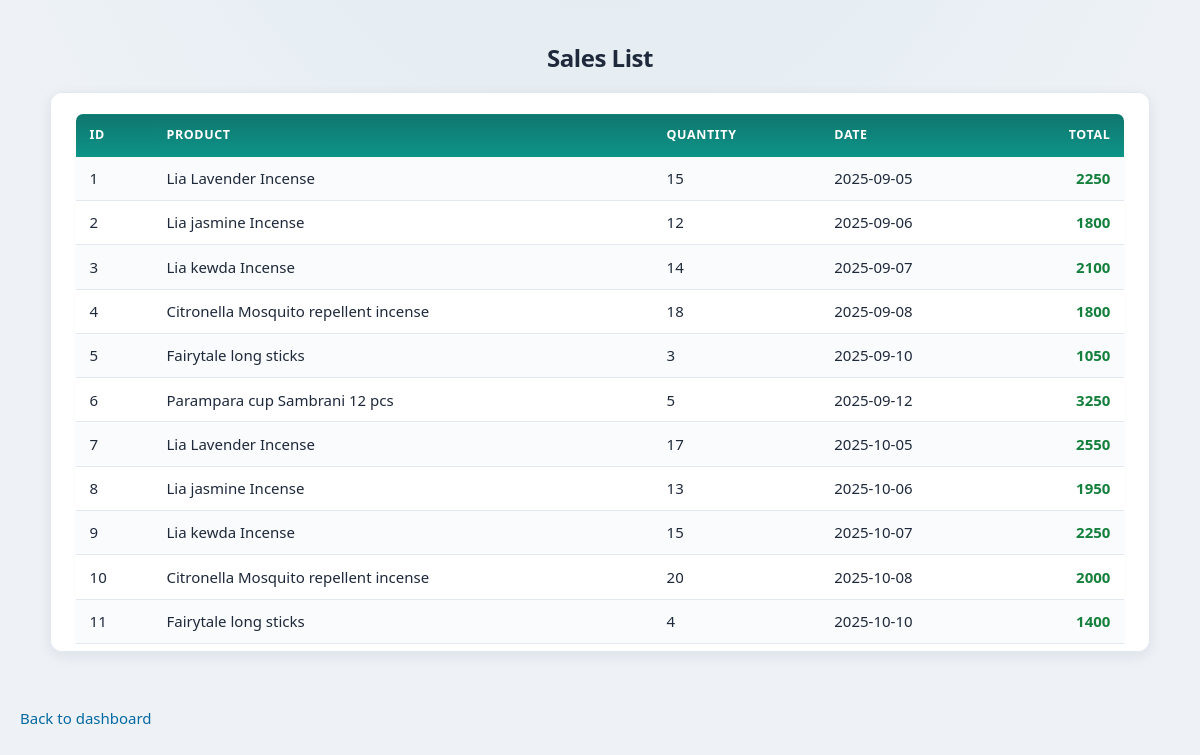
Screenshot of /view_sales.php (signed in) with the database file from the repository.
### tables this page shows
CREATE TABLE IF NOT EXISTS `sales` (
  `sales_id` int NOT NULL AUTO_INCREMENT,
  `product_id` int NOT NULL,
  `quantity` int NOT NULL,
  `sales_date` date NOT NULL,
  PRIMARY KEY (`sales_id`),
  KEY `product_id` (`product_id`)
);

CREATE TABLE IF NOT EXISTS `product` (
  `product_id` int NOT NULL AUTO_INCREMENT,
  `product_name` varchar(100) NOT NULL,
  `unit_price` decimal(10,2) NOT NULL,
  `category_id` int NOT NULL,
  `status` varchar(20) DEFAULT 'active',
  PRIMARY KEY (`product_id`),
  UNIQUE KEY `product_name` (`product_name`),
  KEY `category_id` (`category_id`)
);

### includes/roles.php (called while the page is built, shortened)
<?php
function normalize_user_role($role)
{
    $r = strtolower(trim(preg_replace('/\s+/', '_', (string) $role)));
    return $r;
}
function role_dashboard_path($role)
{
    $role = normalize_user_role($role);
    switch ($role) {
        case 'admin':
            return 'admin/dashboard.php';
    }
}

### view_sales.php (the view, shortened to what this page needs)
<?php
include 'includes/auth.php';
$result = mysqli_query($conn,"
    SELECT s.*, p.product_name, p.unit_price
    FROM sales s
    JOIN product p ON s.product_id = p.product_id
");
?>
<!DOCTYPE html>
<html>
    <head>
        <link rel="stylesheet" href="./style.css">
    </head>
    <body>
<h2 class="title">Sales List</h2>
<div class="table-container">
<table class="modern-table">
<tr>
    <th>ID</th>
    <th>Product</th>
    <th>Quantity</th>
    <th>Date</th>
    <th>Total</th>
</tr>
<?php
while($row = mysqli_fetch_assoc($result)){
    $total = $row['quantity'] * $row['unit_price'];
?>
<tr>
    <td><?php echo $row['sales_id']; ?></td>
    <td><?php echo $row['product_name']; ?></td>
    <td><?php echo $row['quantity']; ?></td>
    <td><?php echo $row['sales_date']; ?></td>
    <td><?php echo $total; ?></td>
</tr>
<?php } ?>
</table>
</div>
<br>
<a href="<?php echo htmlspecialchars(APP_BASE . '/' . role_dashboard_path($_SESSION['role'])); ?>">Back to dashboard</a>
</body>
</html>

### style.css (style rules this page uses)
:root { --color-bg: #eef2f7; --color-bg-elevated: #ffffff; --color-text: #1e293b; --color-text-muted: #64748b; --color-primary: #0f766e; --color-primary-hover: #0d9488; --color-primary-soft: rgba(15, 118, 110, 0.12); --color-accent: #0369a1; --color-border: #e2e8f0; --color-success: #15803d; --color-danger: #b91c1c; --color-warning-bg: #fff7ed; --shadow-sm: 0 1px 2px rgba(15, 23, 42, 0.06); --shadow-md: 0 4px 14px rgba(15, 23, 42, 0.08); --shadow-lg: 0 12px 40px rgba(15, 23, 42, 0.1); --radius: 12px; --radius-sm: 8px; --font: system-ui, -apple-system, "Segoe UI", Roboto, "Helvetica Neue", Arial, sans-serif; --max-content: 1100px; }
*, *::before, *::after { box-sizing: border-box; }
html { -webkit-text-size-adjust: 100%; }
body { margin: 0; min-height: 100vh; padding: 1rem 1.25rem 2rem; font-family: var(--font); font-size: 15px; line-height: 1.5; color: var(--color-text); background: var(--color-bg); background-image: radial-gradient(ellipse 120% 80% at 50% -20%, rgba(15, 118, 110, 0.08), transparent 50%); }
h2 { margin: 0 0 1rem; font-weight: 600; font-size: 1.35rem; letter-spacing: -0.02em; text-align: center; color: var(--color-text); }
a { color: var(--color-accent); text-decoration: none; font-weight: 500; transition: color 0.15s ease; }
table { width: 100%; border-collapse: collapse; background: var(--color-bg-elevated); border-radius: var(--radius-sm); overflow: hidden; box-shadow: var(--shadow-sm); border: 1px solid var(--color-border); }
th { background: linear-gradient(180deg, #0f766e 0%, #0d9488 100%); color: #fff; padding: 0.65rem 0.75rem; text-align: left; font-size: 0.8rem; font-weight: 600; text-transform: uppercase; letter-spacing: 0.04em; }
td { padding: 0.6rem 0.75rem; border-bottom: 1px solid var(--color-border); text-align: left; }
tr:nth-child(even) { background: #f8fafc; }
.title { text-align: center; margin: 1.5rem auto 1rem; font-size: 1.5rem; font-weight: 700; letter-spacing: -0.02em; color: var(--color-text); }
.table-container { width: min(95%, var(--max-content)); margin: 0 auto 2rem; background: var(--color-bg-elevated); padding: 1.25rem 1.5rem; border-radius: var(--radius); box-shadow: var(--shadow-md); border: 1px solid var(--color-border); max-height: min(70vh, 560px); overflow: auto; }
.modern-table { width: 100%; border-collapse: collapse; font-family: var(--font); }
.modern-table th { background: linear-gradient(180deg, #0f766e 0%, #0d9488 100%); color: #fff; padding: 0.75rem 0.85rem; text-align: left; font-size: 0.78rem; text-transform: uppercase; letter-spacing: 0.05em; }
.modern-table td { padding: 0.65rem 0.85rem; border-bottom: 1px solid var(--color-border); }
.modern-table tr:nth-child(even) { background: #fafbfc; }
.modern-table th:last-child, .modern-table td:last-child { text-align: right; }
.modern-table td:last-child { font-weight: 600; color: var(--color-success); }

### rows the page displays
sales: sales_id "1", product.product_name "Lia Lavender Incense", quantity "15", sales_date "2025-09-05", quantity.unit_price "2250"
sales: sales_id "2", product.product_name "Lia jasmine Incense", quantity "12", sales_date "2025-09-06", quantity.unit_price "1800"
sales: sales_id "3", product.product_name "Lia kewda Incense", quantity "14", sales_date "2025-09-07", quantity.unit_price "2100"
sales: sales_id "4", product.product_name "Citronella Mosquito repellent incense", quantity "18", sales_date "2025-09-08", quantity.unit_price "1800"
sales: sales_id "5", product.product_name "Fairytale long sticks", quantity "3", sales_date "2025-09-10", quantity.unit_price "1050"
sales: sales_id "6", product.product_name "Parampara cup Sambrani 12 pcs", quantity "5", sales_date "2025-09-12", quantity.unit_price "3250"
sales: sales_id "7", product.product_name "Lia Lavender Incense", quantity "17", sales_date "2025-10-05", quantity.unit_price "2550"
sales: sales_id "8", product.product_name "Lia jasmine Incense", quantity "13", sales_date "2025-10-06", quantity.unit_price "1950"
sales: sales_id "9", product.product_name "Lia kewda Incense", quantity "15", sales_date "2025-10-07", quantity.unit_price "2250"
sales: sales_id "10", product.product_name "Citronella Mosquito repellent incense", quantity "20", sales_date "2025-10-08", quantity.unit_price "2000"
sales: sales_id "11", product.product_name "Fairytale long sticks", quantity "4", sales_date "2025-10-10", quantity.unit_price "1400"
